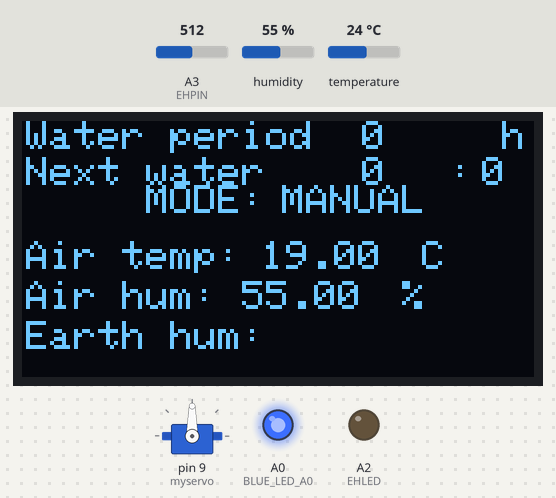
Recording of a sketch running on a simulated Arduino Nano, built with avr-gcc and run on an emulated ATmega328P. Shown: 128×64 one-colour display, servo, output pins drawn as LEDs (lit = HIGH). The test bench sets the inputs (shaded band); at power-on: A3 (EHPIN) = 512, humidity 55 %, temperature 24 °C.

Above: at 3.6 s.
3.7 s: A3 (EHPIN) set to 458
8.2 s: A3 (EHPIN) set to 438
At 10.6 s:
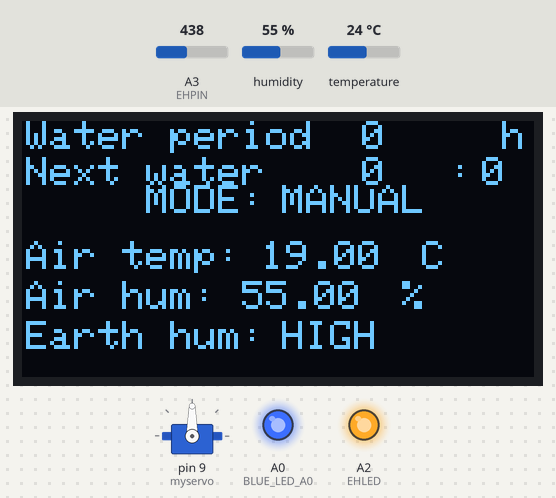
13.7 s: A3 (EHPIN) set to 716
At 15.8 s:
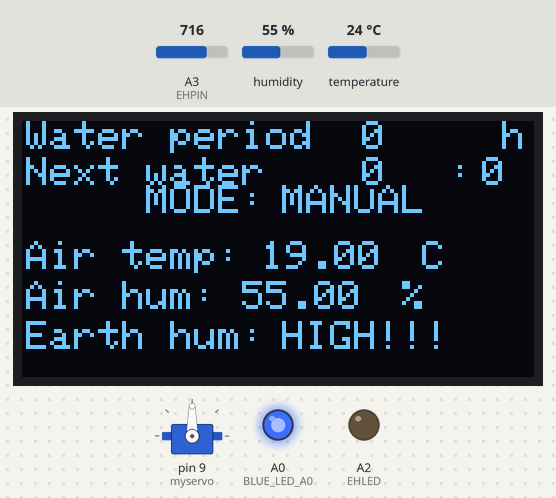
19.8 s: A3 (EHPIN) set to 837
At 25.4 s:
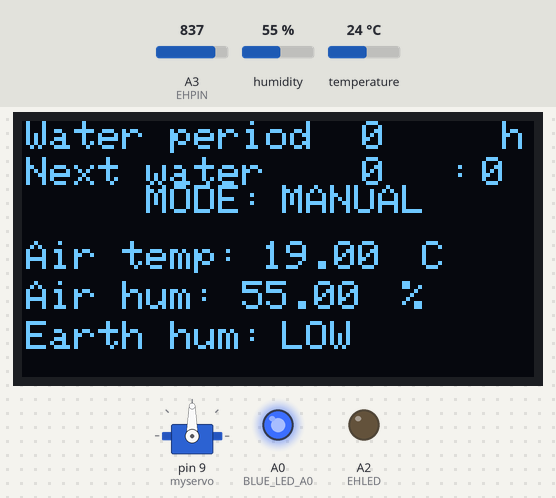
25.9 s: A3 (EHPIN) set to 859
At 31.7 s:
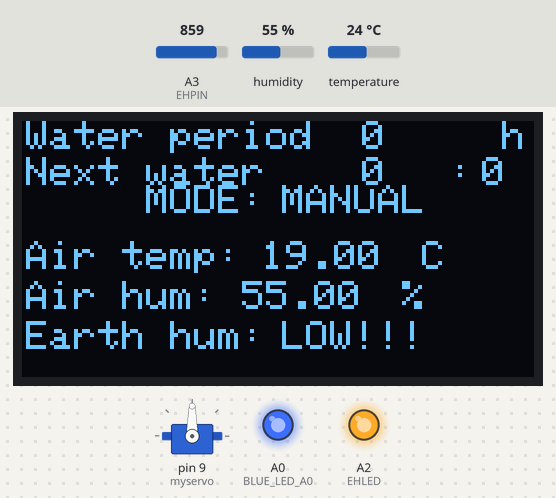
32.0 s: humidity set to 22 %
At 35.1 s:
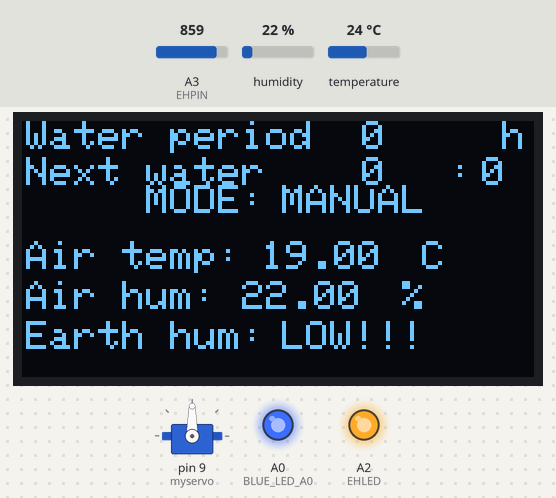
Timing chart, 0 to 36.6 s (numbered marks = the images above; inputs shaded):
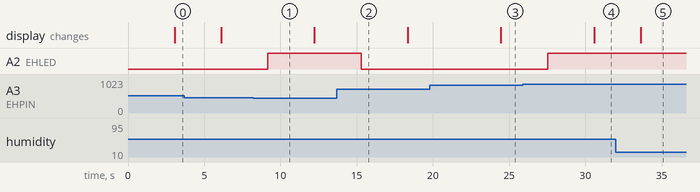

Measured:
- the behaviour switches between 450 and 449 on A3 (EHPIN) (found by bisection; images 0 and 1)
- the behaviour switches between 849 and 850 on A3 (EHPIN) (found by bisection; images 3 and 4)
- after the input at 8.2 s, A2 (EHLED): LOW → HIGH after 0.98 s
- after the input at 13.7 s, A2 (EHLED): HIGH → LOW after 1.6 s
- after the input at 19.8 s, the display: changes after 4.7 s (image 3)
- after the input at 25.9 s, A2 (EHLED): LOW → HIGH after 1.6 s; the display: changes after 4.7 s (image 4)
- after the input at 32.0 s, the display: changes after 1.6 s (image 5)

The sketch:

smartpot.ino
```cpp
/*iPot kod
  autor: Sara Łukasik
  data: 04.07.2021

  Zostawiam połowicznie zaimplemetowaną funkcję przesyłania danych na stronę www. U mnie niestety nie wypaliła,
  bo powodowała zawieszenie działania przycisków i nawet po usunięciu delay blokowanie programu,
  ale myślę, że będzie ok dla projektu czysto nastawionego na przesyłanie danych, bo przy testowaniu działało spoko.
  Może kommuś się przyda i oszczędzi godzin googlania jak używać WiFiNINA.
*/

#include <SPI.h>
#include <DHT.h>
/*#include <WiFiNINA.h>*/
#include <Servo.h>
#include <Adafruit_SSD1306.h>
#include <Adafruit_Sensor.h>

/*mierzne wartości const*/
float TEMPERATURE = 0;
float HUMIDITY_AIR = 0;
float HUMIDITY_EARTH = 0;

/*dioddy i switch const*/
const int BLUE_LED_A0 = A0;
const int SWITCH_A6 = A6;
const int SWITCH_A7 = A7;
bool A6STATUS = true;
bool A7STATUS = true;
bool pointer = true;
bool manual = true;
bool blinks = false;
bool blinkon = false;

/*display const*/
const int OLED_ADDRESS = 0x3C;
const int SCREEN_WIDTH = 128;
const int SCREEN_HEIGHT = 64;
Adafruit_SSD1306 gDisplay(SCREEN_WIDTH, SCREEN_HEIGHT, &Wire, -1);

/*DHT const*/
#define DHTPIN A1
#define DHTTYPE DHT11
DHT dht = DHT(DHTPIN, DHTTYPE);

/*earth humidiity const*/
#define EHPIN A3
#define EHLED A2
/*podlewanie const*/
int hours_period = 0;
int hours_to_water = 0;
int minutes_to_water = 0;

/*prymitywny timer*/
unsigned long time1 = 0;
unsigned long time2 = 0;
unsigned long time3 = 0;
unsigned long timeservo = 0;
unsigned long timeset = 0;
signed long clocker = 101; //gwarantuje brak błędów w pierwszym obrocie pętli

/*Silnik const*/
Servo myservo;
bool servogo = false;
bool servogoback = false;


/*wifi const*/
/*bool wifion = false;
  char WIFI_SSID[] = "JP2";
  char WIFI_PASSWORD[] = "2137";
  int WifiStatus = WL_IDLE_STATUS;

  IPAddress ServerIp(192, 168, 43, 420);
  const int SERVER_PORT = 69;

  WiFiServer server(SERVER_PORT);
  WiFiClient serverClient;

*/

void setup() {
  Serial.begin(9600);
  pinMode(BLUE_LED_A0, OUTPUT);
  digitalWrite(BLUE_LED_A0, HIGH);

  gDisplay.begin(SSD1306_SWITCHCAPVCC, OLED_ADDRESS);
  gDisplay.clearDisplay();
  gDisplay.setTextSize(1);
  gDisplay.setTextColor(WHITE, BLACK);
  gDisplay.clearDisplay();
  gDisplay.setCursor(1, 30);
  gDisplay.println("Air temp:");
  gDisplay.setCursor(1, 40);
  gDisplay.println("Air hum:");
  gDisplay.setCursor(1, 50);
  gDisplay.println("Earth hum:");
  gDisplay.setCursor(1, 0);
  gDisplay.println("Water period");
  gDisplay.setCursor(85, 0);
  gDisplay.println(hours_period);
  gDisplay.setCursor(120, 0);
  gDisplay.println("h" );


  gDisplay.setCursor(1, 9);
  gDisplay.println("Next water" );
  gDisplay.setCursor(85, 9);
  gDisplay.println(hours_to_water);
  gDisplay.setCursor(107, 9);
  gDisplay.println(":" );
  gDisplay.setCursor(115, 9);
  gDisplay.println(minutes_to_water);
  gDisplay.setCursor(31, 16);
  gDisplay.println("MODE:");
  gDisplay.setCursor(65, 16);
  gDisplay.println("MANUAL");
  gDisplay.display();

  /*temp sens*/
  dht.begin();

  /*earth humidiity setupt*/
  pinMode(EHPIN, INPUT);
  pinMode(EHLED, OUTPUT);
  pinMode(SWITCH_A6, INPUT);
  pinMode(SWITCH_A7, INPUT);

  /*silnik setup*/
  myservo.attach(9);

  /*wifi setup*/
  /*


    WiFi.config(ServerIp);
    WifiStatus = WiFi.begin(WIFI_SSID, WIFI_PASSWORD);
    // wait 10 seconds for connection:
    delay(10000);


    if (WifiStatus == WL_CONNECTED){
    wifion = true;
    digitalWrite(BLUE_LED_A0, HIGH);

    }
    else{
    wifion = false;
    digitalWrite(BLUE_LED_A0, LOW);
    }

    if (wifion == true){
     IPAddress adresip = WiFi.localIP();
    server.begin();
    }


  */
}

void loop() {
  /*
    if (WifiStatus == WL_CONNECTED){
      wifion = true;
      digitalWrite(BLUE_LED_A0, HIGH);

    }
    else{
      wifion = false;
      digitalWrite(BLUE_LED_A0, LOW);
    }

      if (wifion == true){
                serverClient = server.available();
                  if (serverClient) {

                    boolean puste = true;
                    while (serverClient.connected()) {
                      if (serverClient.available()) {
                        char c = serverClient.read();
                        if (c == '\n' && puste) {

                          serverClient.println("HTTP/1.1 200 OK");
                          serverClient.println("Content-Type: text/html");
                          serverClient.println("Connection: close");  // the connection will be closed after completion of the response
                          serverClient.println("Refresh: 5");  // refresh the page automatically every 5 sec
                          serverClient.println();
                          serverClient.println("<!DOCTYPE HTML>");
                          serverClient.println("<html>");
                          // output the value of each analog input pin
                            serverClient.print("analog input ");
                            serverClient.print(" is ");
                            serverClient.print(TEMPERATURE);
                            serverClient.println("");
                          serverClient.println("</html>");

                        }
                        if (c == '\n') {
                          // you're starting a new line
                          puste = true;
                        } else if (c != '\r') {
                          // you've gotten a character on the current line
                          puste = false;
                        }
                      }
                      break;

                    }
                    // give the web browser time to receive the data
                    delay(1);

                    // close the connection:
                    serverClient.stop();

                    Serial.println("client disonnected");
                  }
      }
  */


  if ((digitalRead(SWITCH_A6) == HIGH ) && (digitalRead(SWITCH_A7) == HIGH) && (A6STATUS == true)) {
    A6STATUS = false;
    A7STATUS = false;

    if (manual == true) {
      manual = false;
      gDisplay.setCursor(65, 16);
      gDisplay.println("AUTO    ");
    }
    else {
      manual = true;
      gDisplay.setCursor(65, 16);
      gDisplay.println("MANUAL");
    }
  }
  else if ((digitalRead(SWITCH_A6) == HIGH ) && (A6STATUS == true)) {
    A6STATUS = false;
    if (hours_period < 750) {
      hours_period += 1;
      blinkon = false;
      /* if (wifion){
         wifion = true;
         digitalWrite(BLUE_LED_A0, HIGH);

        }
        else{
         wifion = false;
         digitalWrite(BLUE_LED_A0, LOW);
        }
      */
    }
    gDisplay.setCursor(85, 0);
    gDisplay.println("    ");
    gDisplay.setCursor(85, 0);
    gDisplay.println(hours_period);
    digitalWrite(BLUE_LED_A0, HIGH);
    timeset = millis();
  }
  else if ((digitalRead(SWITCH_A7) == HIGH ) && (A7STATUS == true)) {
    A7STATUS = false;
    if (hours_period > 0) {
      hours_period -= 1;
      blinkon = false;
      /* if (wifion){
         wifion = true;
         digitalWrite(BLUE_LED_A0, HIGH);

        }
        else{
         wifion = false;
         digitalWrite(BLUE_LED_A0, LOW);
        }*/

    }
    timeset = millis();

    gDisplay.setCursor(85, 0);
    gDisplay.println("    ");
    gDisplay.setCursor(85, 0);
    gDisplay.println(hours_period);
    digitalWrite(BLUE_LED_A0, HIGH);

  }
  if ((digitalRead(SWITCH_A6) == LOW ) && (A6STATUS == false)) {
    A6STATUS = true;

  }
  if ((digitalRead(SWITCH_A7) == LOW ) && (A7STATUS == false)) {
    A7STATUS = true;

  }

  if ((blinkon == true) && (millis() - time2) > 500) {
    if (blinks == true) {
      blinks = false;
      digitalWrite(BLUE_LED_A0, LOW);

    }
    else {
      blinks = true;
      digitalWrite(BLUE_LED_A0, HIGH);
    }
    time2 = millis();
  }

  if ((millis() - time3) > 100) {
    if (hours_period != 0) {
      clocker = ( signed long)hours_period * 60 * 60 * 1000 - (( signed long)millis() - ( signed long)timeset);

      /*timeset -= 60 * 100; <- kracanie czasu do prezentacji*/
      if (clocker < 101) {

        if (manual == true) {
          hours_period = 0;
          gDisplay.setCursor(85, 0);
          gDisplay.println("    ");
          gDisplay.setCursor(85, 0);
          gDisplay.println(hours_period);
          blinkon = true;
        }
        else {
          timeset = millis();
          servogo = true;
          //miesjce na mechanizm podlewania
        }

      }


    }
    time3 = millis();

  }

  if (servogo == true) {
    servogo = false;
    digitalWrite(BLUE_LED_A0, LOW);
    myservo.write(0);

    timeservo = millis();
    servogoback = true;
  }

  if ((servogoback == true) && ((millis() - timeservo) > 2800)) {
    servogoback = false;
    digitalWrite(BLUE_LED_A0, HIGH);
    myservo.write(180);
  }


  if ((millis() - time1) > 3000) {

    if (hours_period != 0) {


      hours_to_water = (int)clocker / 60 / 60 / 1000;
      minutes_to_water = (int)clocker / 60 / 1000 % 60;
      gDisplay.setCursor(85, 9);
      gDisplay.println("            " );
      gDisplay.setCursor(85, 9);
      gDisplay.println(hours_to_water);
      gDisplay.setCursor(107, 9);
      gDisplay.println(":    " );
      gDisplay.setCursor(115, 9);
      gDisplay.println(minutes_to_water);

    }
    else {
      gDisplay.setCursor(85, 9);
      gDisplay.println(0);
      gDisplay.setCursor(107, 9);
      gDisplay.println(":    " );
      gDisplay.setCursor(115, 9);
      gDisplay.println("0  ");
    }


    TEMPERATURE = dht.readTemperature() - 5; //blad czujnika, pokauje o 5 C  za duzo
    gDisplay.setCursor(60, 30);
    gDisplay.println(TEMPERATURE);
    gDisplay.setCursor(100, 30);
    gDisplay.println("C");


    HUMIDITY_AIR = dht.readHumidity();
    gDisplay.setCursor(55, 40);
    gDisplay.println(HUMIDITY_AIR);
    gDisplay.setCursor(95, 40);
    gDisplay.println("%");
    gDisplay.display();

    HUMIDITY_EARTH = analogRead(EHPIN);
    gDisplay.setCursor(65, 50);
    gDisplay.println("        ");
    gDisplay.setCursor(65, 50);
    if (HUMIDITY_EARTH < 450) {
      gDisplay.println("HIGH!!!");
      digitalWrite(EHLED, HIGH);
    }
    else if ((HUMIDITY_EARTH >= 450) && (HUMIDITY_EARTH < 550) ) {
      gDisplay.println("HIGH");
      digitalWrite(EHLED, LOW);
    }
    else if ((HUMIDITY_EARTH >= 550) && (HUMIDITY_EARTH < 650) ) {
      gDisplay.println("MEDIUM L");
      digitalWrite(EHLED, LOW);
    }
    else if ((HUMIDITY_EARTH >= 650) && (HUMIDITY_EARTH < 750) ) {
      gDisplay.println("MEDIUM H");
      digitalWrite(EHLED, LOW);
    }
    else if ((HUMIDITY_EARTH >= 750) && (HUMIDITY_EARTH < 850) ) {
      gDisplay.println("LOW");
      digitalWrite(EHLED, LOW);
    }
    else if ((HUMIDITY_EARTH >= 850)) {
      gDisplay.println("LOW!!!");
      digitalWrite(EHLED, HIGH);

    }


    time1 = millis();
  }


}
```
